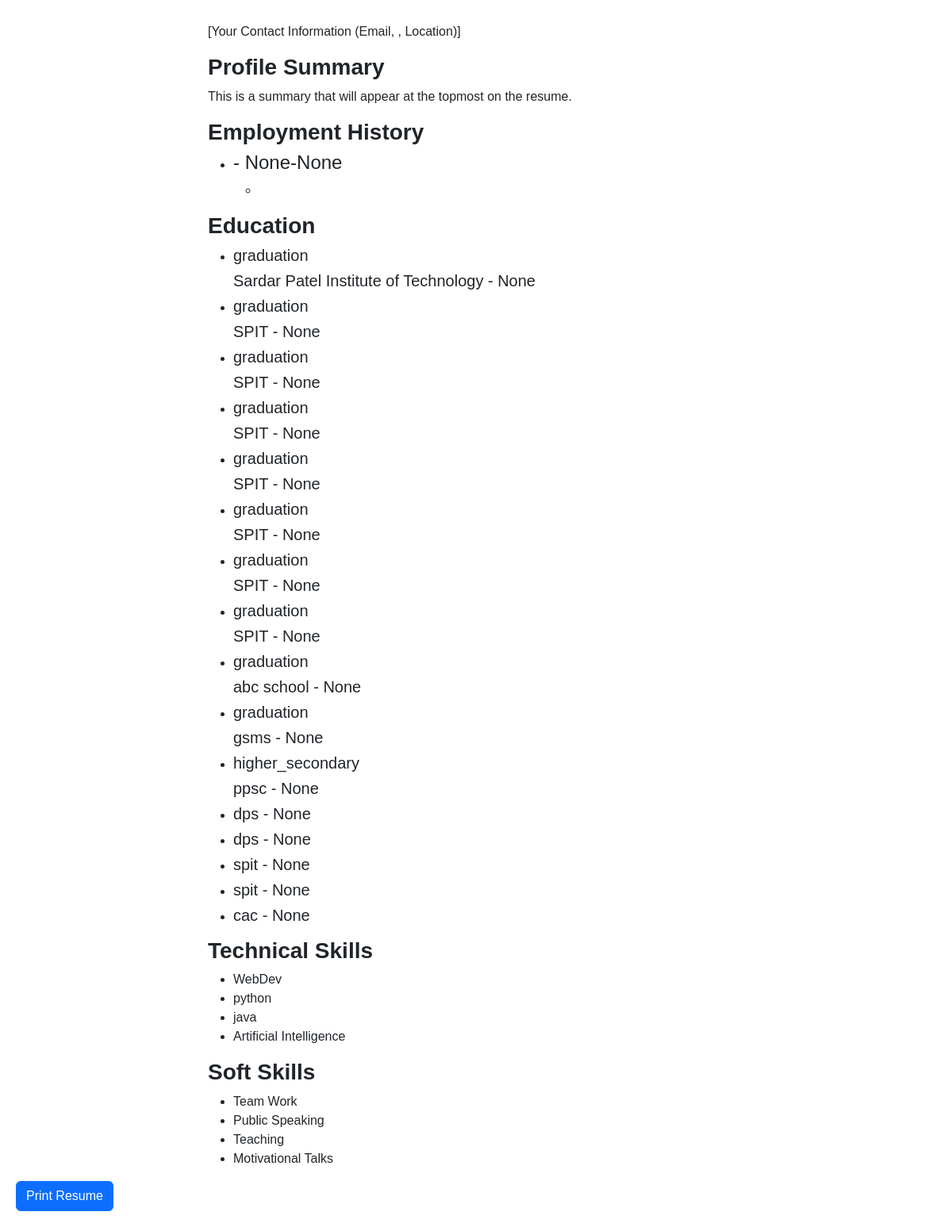
/resumes/616a98c9-839b-4fe7-9fae-1a37a70de9a8, run on an earlier commit of the app's database.
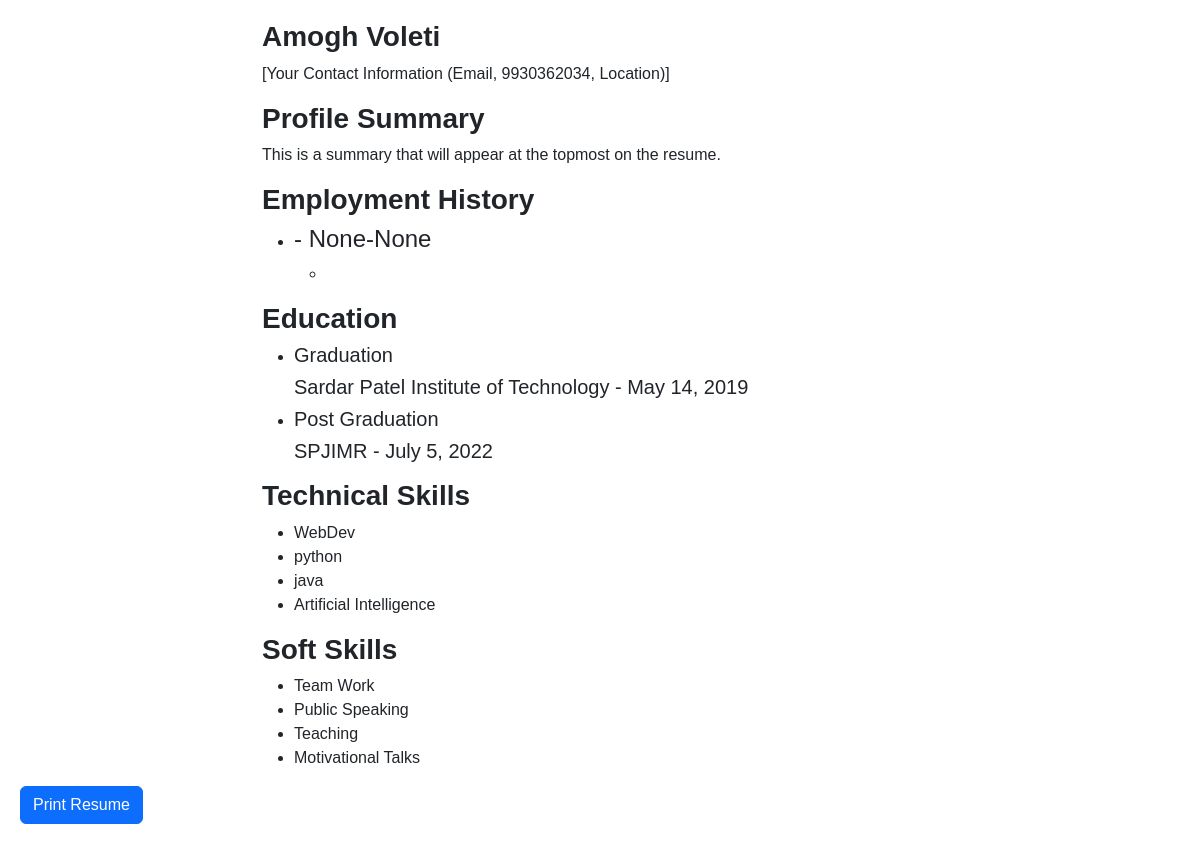
And on a later commit of the database.
### qualities/models.py (models this page shows, shortened)
class Education(models.Model):
    unique_id = models.UUIDField(default=uuid.uuid4, editable=False, unique=True)
    candidate = models.ForeignKey(User, verbose_name='Candidate', on_delete=models.CASCADE)
    primary = 'primary'
    middle_school = 'middle_school'
    high_school = 'high_school'
    higher_secondary =  'higher_secondary'
    Graduation = 'Graduation'
    PostGraduation = 'Post Graduation'
    doctorate = 'doctorate'
    post_doctorate = 'post_doctorate'
    diploma = 'diploma'
    course = 'course'
    other = 'other'
    EDUCATION_LEVEL_CHOICES = [
        (primary, 'primary'),
        (middle_school, 'middle_school'),
        (high_school, 'high_school'),
        (higher_secondary,  'higher_secondary'),
        (Graduation, 'Graduation'),
        (PostGraduation, 'Post Graduation'),
        (doctorate, 'doctorate'),
        (post_doctorate, 'post_doctorate'),
        (diploma, 'diploma'),
        (course, 'course'),
        (other, 'other'),
    ]
    education_level = models.CharField(verbose_name='Level', max_length=50, choices=EDUCATION_LEVEL_CHOICES)
    institute = models.CharField(verbose_name='Institute', max_length=150,)
    additional_info = models.TextField(verbose_name='Additional Info', null=True, blank=True)
    date_of_passing = models.DateField(verbose_name='Date of Passing', null=True)
    pursuing = models.BooleanField(verbose_name='Pursuing', default=False)
    def __str__(self):
        return f'{self.education_level}-{self.institute}'

class TechnicalSkill(models.Model):
    unique_id = models.UUIDField(default=uuid.uuid4, editable=False, unique=True)
    candidate = models.ForeignKey(User, verbose_name='Candidate', on_delete=models.CASCADE, related_name='technical_skills')
    name = models.CharField(verbose_name='Name', max_length=100, unique=True)
    slug = models.SlugField(verbose_name='Slug', null=True, blank=True)
    description = models.TextField(verbose_name='Description', blank=True, null=True)
    programming_language = 'programming_language'
    frameworks = 'frameworks'
    version_control = 'version_control'
    methodologies = 'methodologies'
    data_analysis = 'data_analysis'
    it_networking = 'it_networking'
    web_dev_design = 'web_dev_design'
    ai_ml = 'ai_ml'
    dbms = 'dbms'
    cloud_computing = 'cloud_computing'
    devops = 'devops'
    other = 'other'
    CATEGORY_CHOICES = [
        (programming_language, 'Programming Language'),
        (frameworks, 'Frameworks and Libraries'),
        (version_control, 'Version Control Systems'),
        (methodologies, 'Development Methodologies'),
        (data_analysis, 'Data Analysis and Analytics'),
        (it_networking, 'IT and Networking'),
        (web_dev_design, 'Web Development and Design'),
        (ai_ml, 'Machine Learning and Artificial Intelligence'),
        (dbms, 'Database Management'),
        (cloud_computing, 'Cloud Computing'),
        (devops, 'DevOps'),
        (other, 'Other')
    ]
    skill_type = 'technical'
    category = models.CharField(verbose_name='Category', max_length=25, choices=CATEGORY_CHOICES, default=other)
    def __str__(self):
        return f'{self.name} - Technical Skill'

class SoftSkill(models.Model):
    unique_id = models.UUIDField(default=uuid.uuid4, editable=False, unique=True)
    candidate = models.ForeignKey(User, verbose_name='Candidate', on_delete=models.CASCADE, related_name='soft_skills')
    name = models.CharField(verbose_name='Name', max_length=100, unique=True)
    slug = models.SlugField(verbose_name='Slug', null=True, blank=True)
    description = models.TextField(verbose_name='Description', blank=True, null=True)
    team_management = 'team_management'
    communication = 'communication'
    leadership = 'leadership'
    problem_solving = 'problem_solving'
    adaptability = 'adaptability'
    time_management = 'time_management'
    conflict_resolution = 'conflict_resolution'
    teamwork = 'teamwork'
    negotiation = 'negotiation'
    creativity = 'creativity'
    decision_making = 'decision_making'
    mentoring = 'mentoring'
    stress_management = 'stress_management'
    CATEGORY_CHOICES = [
        (team_management, 'Team Management'),
        (communication, 'Communication'),
        (leadership, 'Leadership'),
        (problem_solving, 'Problem Solving'),
        (adaptability, 'Adaptability'),
        (time_management, 'Time Management'),
        (conflict_resolution, 'Conflict Resolution'),
        (teamwork, 'Teamwork'),
        (negotiation, 'Negotiation'),
        (creativity, 'Creativity'),
        (decision_making, 'Decision Making'),
        (mentoring, 'Mentoring'),
        (stress_management, 'Stress Management')
    ]
    skill_type = 'soft'
    category = models.CharField(verbose_name='Category', max_length=25, choices=CATEGORY_CHOICES)
    def __str__(self):
        return f'{self.name} - Soft Skill'

### resumes/models.py (models this page shows, shortened)
class Resume(models.Model):
    profile = models.ForeignKey(Profile, on_delete=models.CASCADE,null=True)
    unique_id = models.UUIDField(default=uuid.uuid4, editable=False, unique=True)
    name = models.CharField(verbose_name='name', max_length=100, blank=True)
    candidate = models.ForeignKey(User, verbose_name='Candidate', on_delete=models.SET_NULL, blank=True, null=True)
    slug = models.SlugField(verbose_name='slug', null=True, blank=True)
    description = models.TextField(verbose_name='Description', null=True, blank=True)
    summary = models.TextField(verbose_name='Summary', null=True, blank=True)
    education = models.PositiveSmallIntegerField('Educational qualifications (recent N, 0 for none)', default=0)
    include_address = models.BooleanField(verbose_name='Include Address', default=True)
    include_contact_number = models.BooleanField(verbose_name='Include Contact Number', default=True)
    include_email_id = models.BooleanField(verbose_name='Include Email ID', default=True)
    target_company = models.ManyToManyField(Company, verbose_name='Target Companies')
    technical_skills = models.ManyToManyField(TechnicalSkill, verbose_name='Technical Skills', blank=True)
    soft_skills = models.ManyToManyField(SoftSkill, verbose_name='Soft Skills', blank=True)

### profiles/models.py (models this page shows, shortened)
class Profile(models.Model):
    unique_id = models.UUIDField(default=uuid.uuid4, editable=False, unique=True)
    user = models.OneToOneField(User, on_delete=models.CASCADE, null=True)
    full_name = models.CharField(max_length=100, blank=True)
    contact_number = models.CharField(verbose_name='Contact Number', max_length=20, blank=True)
    bio = models.TextField(max_length=500, blank=True)
    address = models.CharField(max_length=100, blank=True)
    birth_date = models.DateField(null=True, blank=True)
    email = models.EmailField(null=True, blank=True)
    linkedin_url = models.URLField(max_length=200, blank=True)  # LinkedIn URL
    instagram_url = models.URLField(max_length=200, blank=True)  # Instagram URL
    facebook_url = models.URLField(max_length=200, blank=True) # Facebook URL
    job_title = models.CharField(max_length=100, blank=True)
    previous_company = models.CharField(max_length=100, blank=True)
    start_date = models.DateField(null=True, blank=True)
    end_date = models.DateField(null=True, blank=True)
    key_responsibilities = models.TextField(blank=True)

### resumes/views.py (the view)
# urls.py: path('<slug>', views.resume, name='resume'),
def resume(request, slug):
    resume = get_object_or_404(Resume, slug=slug) # Fetch the profile based on the user's username
    edu_qualifications = Education.objects.filter(candidate=resume.candidate)
    t_skills=TechnicalSkill.objects.filter(candidate=resume.candidate)
    s_skills=SoftSkill.objects.filter(candidate=resume.candidate)
    for edu in edu_qualifications:
        print(edu)
    for t in t_skills:
        print(t)
    for s in s_skills:
        print(s)
    context = {
        'resume': resume,
        'edu_qualifications':edu_qualifications,
        't_skills':t_skills,
        's_skills':s_skills,
    }
    return render(request, 'resumes/resume.html', context)

### frontend/templates/resumes/resume.html (shortened to what this page needs)
<!DOCTYPE html>
<html lang="en">
<head>
  <link rel="stylesheet" href="https://cdn.jsdelivr.net/npm/bootstrap@5.2.2/dist/css/bootstrap.min.css">
</head>
<body>
  <div class="container">
    <h3><strong>{{ resume.candidate.profile.full_name }}</strong></h3>
    <p>[Your Contact Information (Email, {{resume.candidate.profile.contact_number}}, Location)]</p>
    <h3><strong>Profile Summary</strong></h3>
    <p>{{resume.summary}}</p>
    <h3><strong>Employment History</strong></h3>
    <ul>
      <li>
        <h4>{{resume.candidate.profile.previous_company}} - {{resume.candidate.profile.start_date}}-{{resume.candidate.profile.end_date}}</h4>
        <ul>
          <li>{{resume.candidate.profile.key_responsibilities}}</li>
        </ul>
      </li>
    </ul>
    <h3><strong>Education</strong></h3>
    <ul>
      {% for edu in edu_qualifications %}
      <li>
        <h5>{{edu.education_level}}</h5>
        <h5>{{edu.institute}} - {{edu.date_of_passing}}</h5>
      </li>
      {% endfor %}
    </ul>
    <h3><strong>Technical Skills</strong></h3>
    <ul>
      {% for t in t_skills %}
      <li>{{ t.name }}</li>
      {% endfor %}
    </ul>
    <h3><strong>Soft Skills</strong></h3>
    <ul>
      {% for s in s_skills %}
      <li>{{ s.name }}</li>
      {% endfor %}
    </ul>
  </div>
  <button onclick="window.print()" class="btn btn-primary">Print Resume</button>
</body>
</html>

What changed in the data, as far as the page shows it:
removed Education: education_level "graduation", institute "Sardar Patel Institute of Technology", date_of_passing "None"
removed Education: education_level "graduation", institute "SPIT", date_of_passing "None"
removed Education: education_level "graduation", institute "SPIT", date_of_passing "None"
removed Education: education_level "graduation", institute "SPIT", date_of_passing "None"
removed Education: education_level "graduation", institute "SPIT", date_of_passing "None"
removed Education: education_level "graduation", institute "SPIT", date_of_passing "None"
removed Education: education_level "graduation", institute "SPIT", date_of_passing "None"
removed Education: education_level "graduation", institute "SPIT", date_of_passing "None"
removed Education: education_level "graduation", institute "abc school", date_of_passing "None"
removed Education: education_level "graduation", institute "gsms", date_of_passing "None"
removed Education: education_level "higher_secondary", institute "ppsc", date_of_passing "None"
removed Education: institute "dps", date_of_passing "None"
removed Education: institute "dps", date_of_passing "None"
removed Education: institute "spit", date_of_passing "None"
removed Education: institute "spit", date_of_passing "None"
removed Education: institute "cac", date_of_passing "None"
changed through a linked row, Resume "This is a summary that will appear at the topmost on the resume.": candidate.profile.full_name (not shown) → "Amogh Voleti"; candidate.profile.contact_number (not shown) → "9930362034"
added Education: education_level "Graduation", institute "Sardar Patel Institute of Technology", date_of_passing "May 14, 2019"
added Education: education_level "Post Graduation", institute "SPJIMR", date_of_passing "July 5, 2022"
